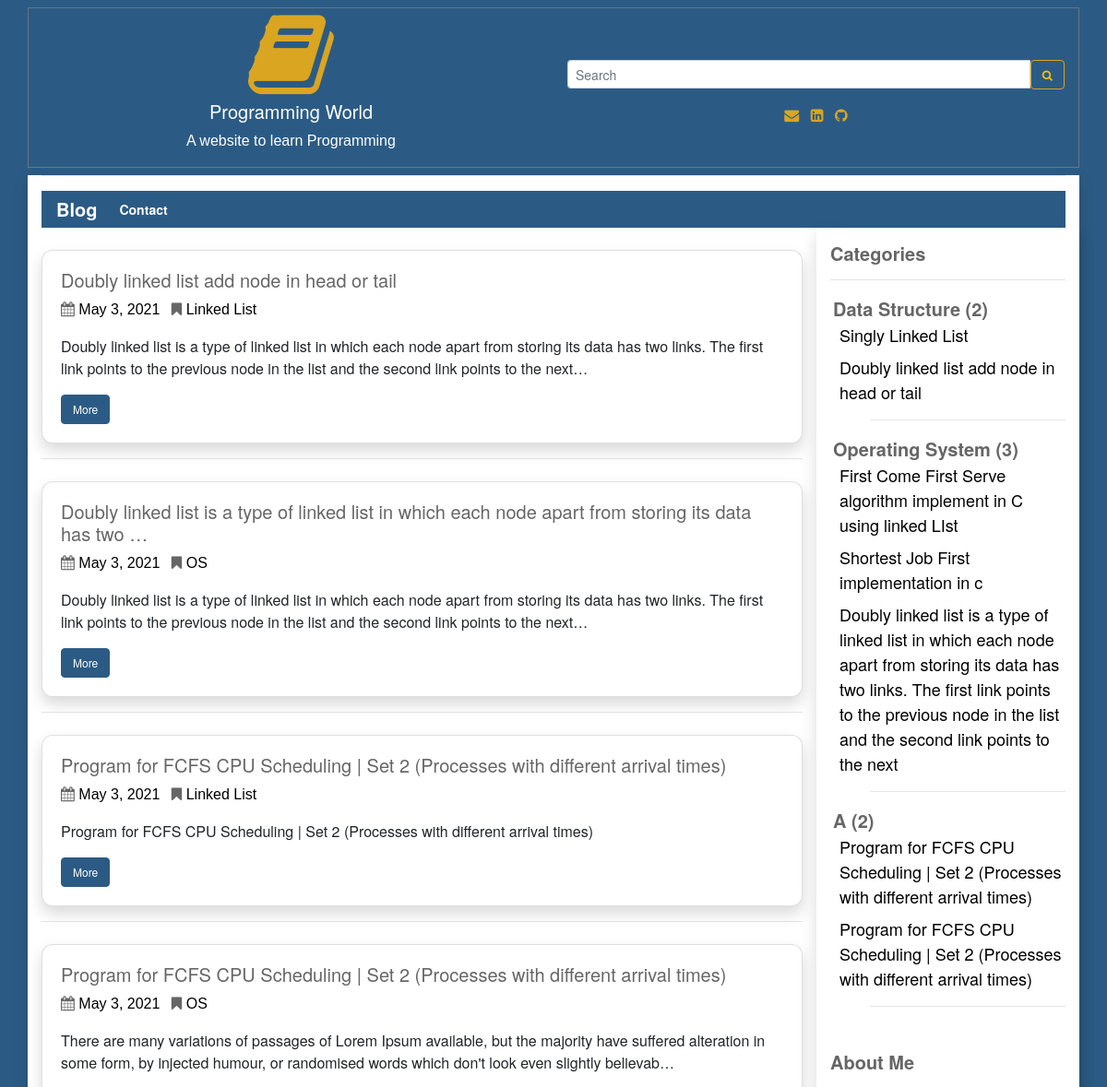
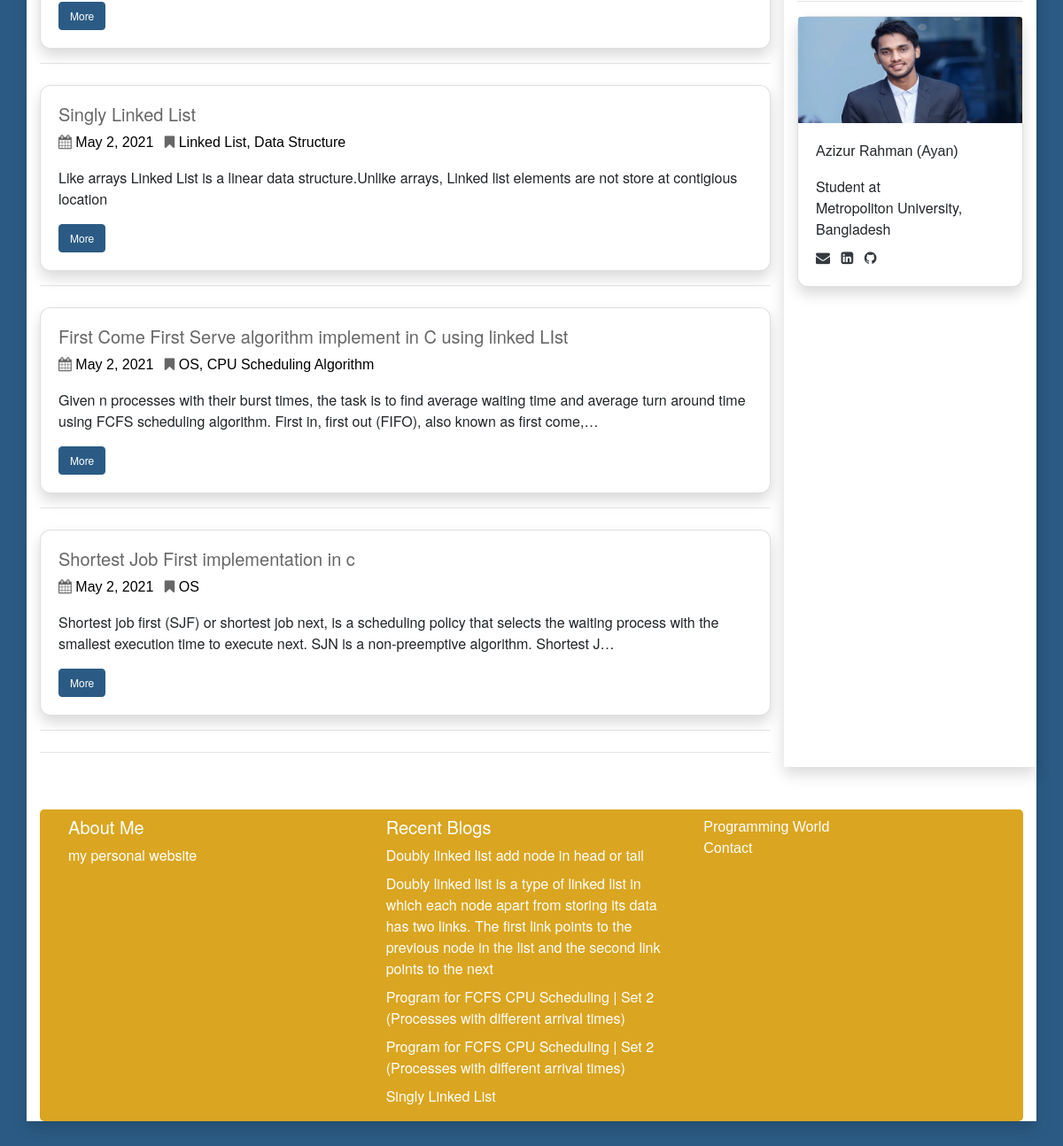
The page / on the database its author committed (2 pictures, top to bottom).
### user_panel_1/models.py (models this page shows, shortened)
class Blog(models.Model):
    cat_name = models.ForeignKey(Category, on_delete=models.CASCADE)
    blog_priority = models.IntegerField(blank=True, null=True)
    blog_tags = models.CharField(max_length=200,  blank=True, null=True)
    blog_title = models.CharField(max_length=200)
    blog_author = models.CharField(max_length=200)
    blog_descriptions = models.CharField(max_length=600);
    blog_body = RichTextUploadingField(blank=True, null=True)
    blog_views = models.IntegerField(default=0)
    blog_date = models.DateField(auto_now_add=True, auto_now=False, blank=True)

class Category(models.Model):
    cat_name = models.CharField(max_length=300)
    cat_priority = models.IntegerField(blank=False, null=False);
    def __str__(self):
        return self.cat_name

### user_panel_1/views.py (the view)
# urls.py: path('', views.blog, name='blog'),
def blog(request):
    categorys = Blog.objects.all().select_related('cat_name')
    categorys = categorys.order_by('cat_name__cat_priority', 'cat_name') #sort all sata
    blogs = Blog.objects.all().order_by('-blog_date')
    paginator = Paginator(blogs, 10)
    page = request.GET.get('page')
    blogs = paginator.get_page(page)
    recentBlog = Blog.objects.all().order_by('-blog_date')[0:5]
    context = {
        'object_list': categorys,
        'blogs': blogs,
        'recentBlog': recentBlog,
    }
    return render(request, 'blog.html', context)

### templates/blog.html (shortened to what this page needs)
{% extends 'base.html' %}
{% load static %}
{% block content %}
   {% for blogs in blogs %}
    <div class="card shadow mt-4 rounded">
    <div class="card-body">
         <h5 class="title">{{blogs.blog_title |truncatechars:100}}</h5>
         <p  class="description"><i class="fa fa-calendar" aria-hidden="true"></i> <a href="{% url 'date' blogs.blog_date %}" class="mr-2 ur description"> {{ blogs.blog_date}} </a> <i class="fa fa-bookmark" aria-hidden="true"></i>
         <a href="{% url 'tags' blogs.blog_tags %}" class="ur description">  {{ blogs.blog_tags}} </a>
                            </p>
         <div>{{blogs.blog_descriptions | safe |truncatechars:200}}</div>
         <a href="{% url 'more' blogs.id %}"  target="_blank" class="btn btn-info mt-3">More</a>
  </div>
    </div>
    <hr>
    {% endfor %}
  <hr>
{% endblock content %}

### templates/base.html (shortened to what this page needs)
{% load static %}
{% load humanize %}
<!DOCTYPE html>
<html lang="en">
<head>
  <link rel="stylesheet" href="https://maxcdn.bootstrapcdn.com/bootstrap/4.5.2/css/bootstrap.min.css">
  <link rel="stylesheet"
      href="//cdnjs.cloudflare.com/ajax/libs/highlight.js/10.7.2/styles/default.min.css">
    <link
      rel="stylesheet"
      href="https://cdnjs.cloudflare.com/ajax/libs/font-awesome/4.7.0/css/font-awesome.min.css"
    />
    <link
      rel="stylesheet"
      href="{% static 'css/style.css' %}"
    />
    <link href="https://cdn.jsdelivr.net/gh/gitbrent/bootstrap4-toggle@3.6.1/css/bootstrap4-toggle.min.css" rel="stylesheet">
</head>
<body style="background:#2b5b84;">
 <div class="container mt-2 text-center border border-secondary">
 <div class="row">
     <div class="col-sm-6">
     <i class="fa fa-book logo" aria-hidden="true"></i><br>
 <h5 class="text-white">Programming World</h5>
 <p class="text-white">A website to learn Programming</p>
     </div>
     <div class="col-sm-6 mt-2">
        <form method="GET" action="{% url 'search' %}">
    <div class="input-group input-group-sm mt-5"  >
      <input type="text" class="form-control" placeholder="Search" name='search' required>
      <div class="input-group-btn">
        <button class="btn btn-outline-warning" type="submit"><i class="fa fa-search" aria-hidden="true"></i>
</button>
      </div>
    </div>
  </form>
       <div class="mt-3">
       <span class="text-style-two"><a href="mailto:aaziz9642@gmail.com" class="text-warning ur"><i class="fa fa-envelope pr-2" aria-hidden="true"></i> </a></span>
<span class="text-style-two"><a href="https://linkedin.com/in/azizur-rahman-720636165"  target="_blank" class="text-warning ur"><i class="fa fa-linkedin-square" aria-hidden="true"></i> </a></span>
<span class="text-style-two"><a href="https://github.com/ayanchyaziz123" target="_blank" class="text-warning ur"><i class="fa fa-github pl-2" aria-hidden="true"></i></a></span>
     </div>
     </div>
    </div>
</div>
<div class="container bg-white shadow">
  <hr class="mt-2">
    <nav class="navbar navbar-expand-lg navbar-dark bg-dark mt-2 pt-0 pb-0">
  <a class="navbar-brand" href="{% url 'blog' %}">Blog</a>
  <div class="collapse navbar-collapse" id="navbarSupportedContent">
    <ul class="navbar-nav mr-auto">
      <li class="nav-item active">
        <a class="nav-link" href="{% url 'contact' %}">Contact<span class="sr-only">(current)</span></a>
      </li>
    </ul>
  </div>
</nav>
<div class="row">
    <div class="col-sm-9">
    {% block content %}
    {% endblock content %}
    </div>
    <div class="col-sm-3 shadow">
     <h5 class="mt-3"><strong class="title">Categories</strong></h5>
     <hr>
     {% regroup object_list by cat_name as cat_all %}
<ul>
{% for categories in cat_all %}
    <li style="list-style-type:none; margin-left:-37px;"><strong class="title">{{ categories.grouper }} ({{ categories.list|length}}) </strong>
    <ul style="list-style-type:none;">
        {% for blog in categories.list %}
          <li style="margin-left:-33px;"><a href="{% url 'more' blog.id %}"  target="_blank" class="ur" style="font-size: 18px;">{{ blog.blog_title }}</li></a>
        {% endfor %}
        <hr>
    </ul>
    </li>
{% endfor %}
</ul>
<h5 class="mt-5"><strong class="title">About Me</strong></h5>
<hr>
<div class="card shadow rounded">
  <img class="card-img-top" style="max-height:120px;" src="{% static 'aya.jpeg' %}" alt="Card image cap">
  <div class="card-body ">
    <p class="card-text">Azizur Rahman (Ayan) </p>
    <span>Student at <br> Metropoliton University, Bangladesh</span> <br>
    <div class="mt-2">
     <span class="text-style-two"><a href="mailto:aaziz9642@gmail.com" class="text-dark "><i class="fa fa-envelope pr-2" aria-hidden="true"></i> </a></span>
<span class="text-style-two"><a href="https://linkedin.com/in/azizur-rahman-720636165"  target="_blank" class="text-dark "><i class="fa fa-linkedin-square" aria-hidden="true"></i> </a></span>
<span class="text-style-two"><a href="https://github.com/ayanchyaziz123" target="_blank" class="text-dark "><i class="fa fa-github pl-2" aria-hidden="true"></i></a></span>
  </div>
  </div>
</div>
    </div>
</div>
<div class="jumbotron mt-5 pb-0 pt-0 text-white" style="background:#DAA520;">
   <div class="row">
     <div class="col-sm-4">
     <h5 class="mt-2">About Me</h5>
     <a href="http://azizurrahmanayan.herokuapp.com/" target="_blank" class="text-white">my personal website</a>
     </div>
     <div class="col-sm-4">
      <p class="lead mt-2 mb-2">
        <h5 class="mt-2">Recent Blogs</h5>
        {% for recentBlog in recentBlog %}
         <a href="{% url 'more' recentBlog.id %}" target="_blank" class="text-white">{{recentBlog.blog_title}}</a>
        <br>
        {% endfor %}
    </p>
     </div>
     <div class="col-sm-4">
      <p class="pt-2 pb-2"><a href="{% url 'blog' %}" class="text-white">Programming World</a><br>
       <a href="{% url 'contact' %}" class="text-white">Contact</a></p>
     </div>
   </div>
</div>
</div>
</body>
</html>

### static/css/style.css (style rules this page uses)
body { background-color: #2b5b84; font-family:Helvetica Neue; font-size:14; }
.bg-dark { background: #2b5b84 !important; }
.logo { font-size: 100px; color: #DAA520; }
li .nav-link { font-size: 14px !important; }
.btn { font-size: 12px !important; }
p { font-family: Arial, Helvetica, sans-serif; }
.navbar-nav .nav-item { font-weight: 600 !important; }
.navbar-brand { font-weight: 600 !important; }
.description { color: #666666; }
.btn-outline-warning { border-color: #DAA520 !important; color: #DAA520 im !important; }
.title { color: #666; font-size: 20px !important; }
.btn-info { background-color: #2b5b84; border-color: #2b5b84; }
.text-warning { color: #DAA520 !important; }
.ur { text-decoration: none !important; color: black; }
.rounded { border-radius: 12px !important; }

### rows shown on the page
Blog: blog_title "Doubly linked list add node in head or tail", blog_date "May 3, 2021", blog_tags "Linked List", blog_descriptions "Doubly linked list is a type of linked list in which each node apart from storing its data has two links. The first link points to the previous node in the list and the second link points to the next…"
Blog: blog_title "Doubly linked list is a type of linked list in which each node apart from storing its data has two …", blog_date "May 3, 2021", blog_tags "OS", blog_descriptions "Doubly linked list is a type of linked list in which each node apart from storing its data has two links. The first link points to the previous node in the list and the second link points to the next…", blog_title "Doubly linked list is a type of linked list in which each node apart from storing its data has two links. The first link points to the previous node in the list and the second link points to the next"
Blog: blog_title "Program for FCFS CPU Scheduling | Set 2 (Processes with different arrival times)", blog_date "May 3, 2021", blog_tags "Linked List", blog_descriptions "Program for FCFS CPU Scheduling | Set 2 (Processes with different arrival times)"
Blog: blog_title "Program for FCFS CPU Scheduling | Set 2 (Processes with different arrival times)", blog_date "May 3, 2021", blog_tags "OS", blog_descriptions "There are many variations of passages of Lorem Ipsum available, but the majority have suffered alteration in some form, by injected humour, or randomised words which don't look even slightly believab…"
Blog: blog_title "Singly Linked List", blog_date "May 2, 2021", blog_tags "Linked List, Data Structure", blog_descriptions "Like arrays Linked List is a linear data structure.Unlike arrays, Linked list elements are not store at contigious location"
Blog: blog_title "First Come First Serve algorithm implement in C using linked LIst", blog_date "May 2, 2021", blog_tags "OS, CPU Scheduling Algorithm", blog_descriptions "Given n processes with their burst times, the task is to find average waiting time and average turn around time using FCFS scheduling algorithm. First in, first out (FIFO), also known as first come,…"
Blog: blog_title "Shortest Job First implementation in c", blog_date "May 2, 2021", blog_tags "OS", blog_descriptions "Shortest job first (SJF) or shortest job next, is a scheduling policy that selects the waiting process with the smallest execution time to execute next. SJN is a non-preemptive algorithm. Shortest J…"
Category: grouper "Data Structure", list|length "2"
Category: grouper "Operating System", list|length "3"
Category: grouper "A", list|length "2"
